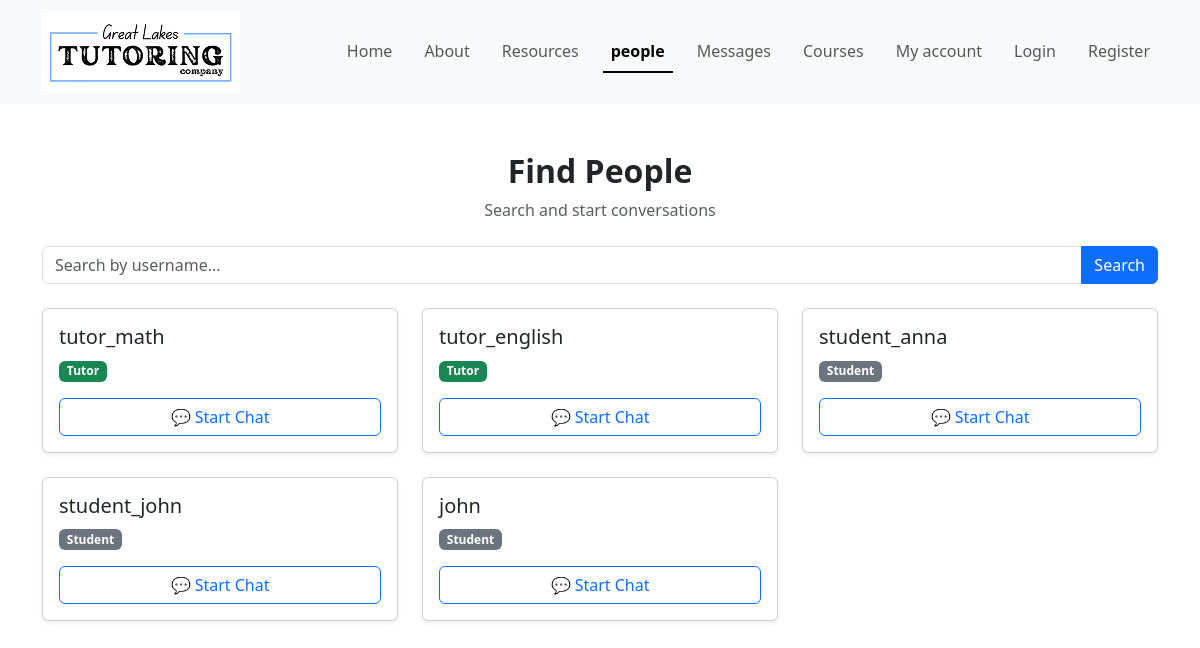
The app's page /people (signed in), older data.
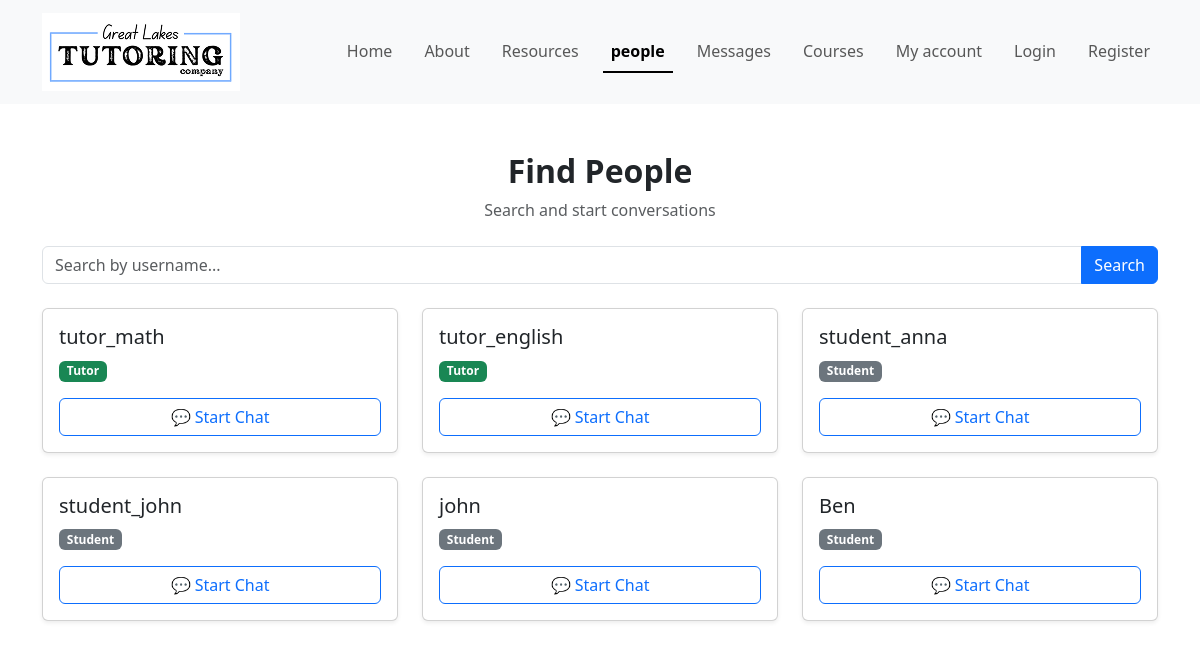
The same page, newer data.
### app.py (models this page shows, shortened)
class User(db.Model, UserMixin):
    id = db.Column(db.Integer, primary_key=True)
    username = db.Column(db.String(100), unique=True, nullable=False)
    email = db.Column(db.String(120), unique=True, nullable=False)
    password_hash = db.Column(db.String(200), nullable=False)
    points = db.Column(db.Integer, default=0)
    role = db.Column(db.String(20), default="student")
    results = db.relationship('Result', backref='user', lazy=True)

### app.py (the view)
@app.route("/people")
@login_required
def people():
    query = request.args.get("q")
    if query:
        users = User.query.filter(
            User.username.ilike(f"%{query}%"),
            User.id != current_user.id
        ).all()
    else:
        users = User.query.filter(User.id != current_user.id).all()
    return render_template("people.html", users=users)

### app.py (called while the page is built)
@login_manager.user_loader
def load_user(user_id):
    return User.query.get(int(user_id))

### templates/people.html
{% extends "base.html" %}
{% block content %}
<div class="container mt-5">
    <div class="text-center mb-4">
        <h2 class="fw-bold">Find People</h2>
        <p class="text-muted">Search and start conversations</p>
    </div>
    <form method="GET" class="mb-4">
        <div class="input-group">
            <input type="text" name="q" class="form-control"
                   placeholder="Search by username..."
                   value="{{ request.args.get('q', '') }}">
            <button class="btn btn-primary">Search</button>
        </div>
    </form>
    <div class="row">
        {% for user in users %}
        <div class="col-md-4 mb-4">
            <div class="card shadow-sm h-100">
                <div class="card-body">
                    <h5 class="card-title">{{ user.username }}</h5>
                    <span class="badge
                        {% if user.role == 'tutor' %}
                            bg-success
                        {% else %}
                            bg-secondary
                        {% endif %}
                    ">
                        {{ user.role|capitalize }}
                    </span>
                    <div class="mt-3">
                        <a href="{{ url_for('start_conversation', user_id=user.id) }}"
                           class="btn btn-outline-primary w-100">
                            💬 Start Chat
                        </a>
                    </div>
                </div>
            </div>
        </div>
        {% else %}
        <p>No users found.</p>
        {% endfor %}
    </div>
</div>
{% endblock %}

Row changes from the older to the newer data that the page shows:
added User: username "Ben", role "Student"
